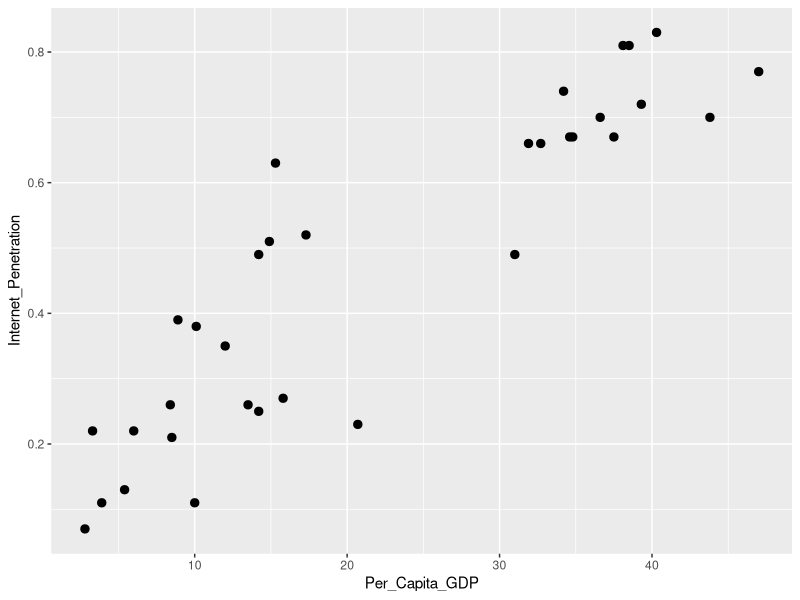
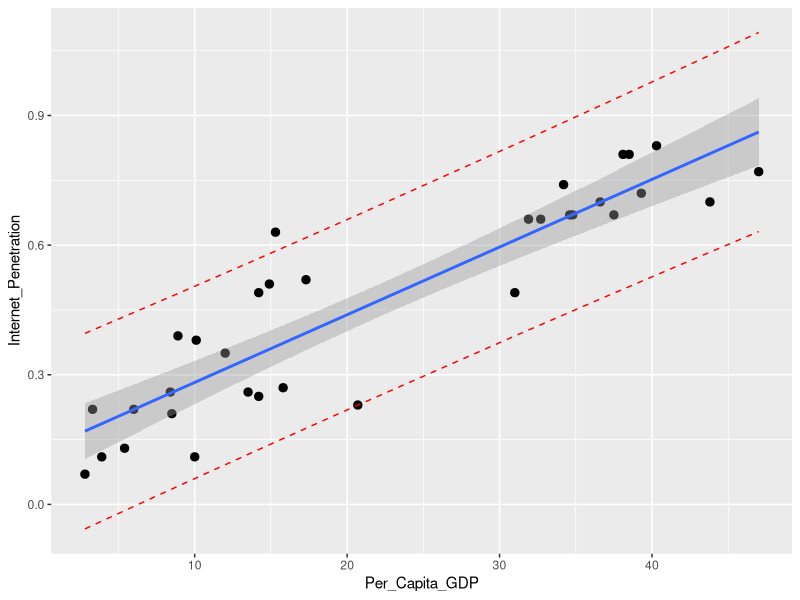

Write the R code that produced these figures, in order.
## ---- chunk 1
knitr::opts_chunk$set(fig.width = 12, fig.height = 8,echo = FALSE,warning = FALSE,message = FALSE)
options(digits = 4)
## ---- chunk 2
# Dataset and R settings
library(ggplot2)
library(cowplot)

setwd("E:/School/2019/Spring/319 - Applied Statistics/Data")
internetUse <- read.csv(file = "internet_use.csv",header = TRUE)
## ---- chunk 3
Internet_Penetration <- internetUse$Internet.Penetration
Per_Capita_GDP <- internetUse$GDP.per.Capita.in.thousands.of..US

plot1 <- ggplot(internetUse,aes(x=Per_Capita_GDP, y=Internet_Penetration))+geom_point(size=2.5)
plot1

r <- cor(Per_Capita_GDP,Internet_Penetration)
## ---- chunk 4
fit <- lm(Internet_Penetration~Per_Capita_GDP, data = internetUse)
r <- cor(Per_Capita_GDP,Internet_Penetration)
tTest <- t.test(Per_Capita_GDP,Internet_Penetration)
tStat <- tTest$statistic
pStat <- tTest$p.value
## ---- chunk 5
x <- 47
pIP <- fit$coefficients[1]+(fit$coefficients[2]*x)
## ---- chunk 6
model <- lm(Internet_Penetration~Per_Capita_GDP, data = internetUse)
pred.int <- predict(model, interval = "prediction")
myData <- cbind(internetUse, pred.int)

plot2 <- ggplot(myData,aes(x=Per_Capita_GDP, y=Internet_Penetration))+geom_point(size=2.5)+geom_smooth(method = "lm")

plot2+geom_line(aes(y=lwr),color="red", linetype = "dashed")+geom_line(aes(y=upr), color = "red", linetype = "dashed")
